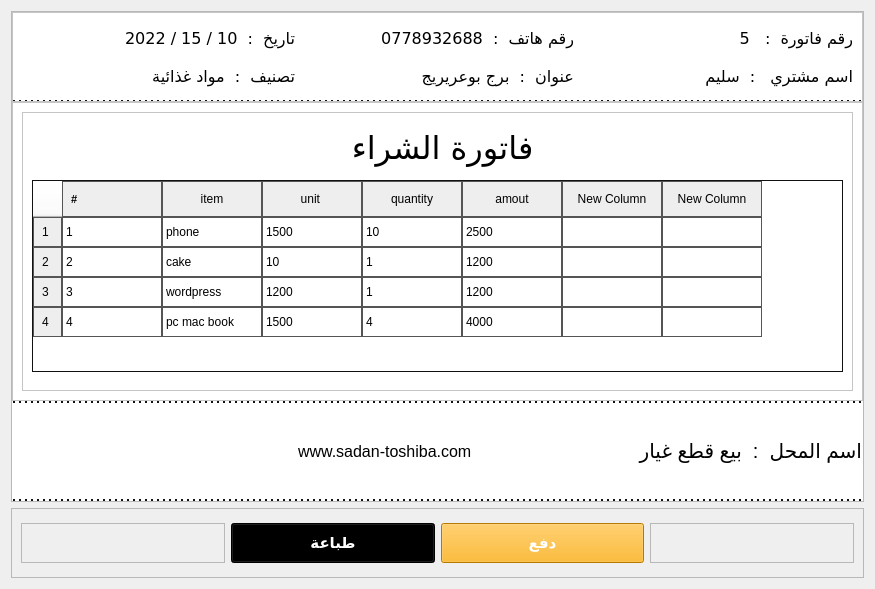
<?xml version="1.0" encoding="UTF-8"?>
<ui version="4.0">
 <class>Form</class>
 <widget class="QWidget" name="Form">
  <property name="geometry">
   <rect>
    <x>0</x>
    <y>0</y>
    <width>875</width>
    <height>589</height>
   </rect>
  </property>
  <property name="windowTitle">
   <string>طباعة الفتورة </string>
  </property>
  <property name="styleSheet">
   <string notr="true"/>
  </property>
  <layout class="QVBoxLayout" name="verticalLayout">
   <item>
    <widget class="QFrame" name="frame">
     <property name="frameShape">
      <enum>QFrame::StyledPanel</enum>
     </property>
     <property name="frameShadow">
      <enum>QFrame::Raised</enum>
     </property>
     <layout class="QGridLayout" name="gridLayout_5">
      <property name="leftMargin">
       <number>0</number>
      </property>
      <property name="topMargin">
       <number>0</number>
      </property>
      <property name="rightMargin">
       <number>0</number>
      </property>
      <property name="bottomMargin">
       <number>0</number>
      </property>
      <property name="spacing">
       <number>0</number>
      </property>
      <item row="0" column="0">
       <widget class="QFrame" name="frame_8">
        <property name="maximumSize">
         <size>
          <width>16777215</width>
          <height>90</height>
         </size>
        </property>
        <property name="styleSheet">
         <string notr="true">background-color: rgb(255, 255, 255);
border-bottom:2px dotted#111;</string>
        </property>
        <property name="frameShape">
         <enum>QFrame::StyledPanel</enum>
        </property>
        <property name="frameShadow">
         <enum>QFrame::Raised</enum>
        </property>
        <layout class="QGridLayout" name="gridLayout_3">
         <property name="leftMargin">
          <number>9</number>
         </property>
         <property name="topMargin">
          <number>9</number>
         </property>
         <property name="rightMargin">
          <number>9</number>
         </property>
         <property name="bottomMargin">
          <number>9</number>
         </property>
         <item row="0" column="2">
          <widget class="QLabel" name="label_6">
           <property name="font">
            <font>
             <family>Eras Bold ITC</family>
             <pointsize>12</pointsize>
            </font>
           </property>
           <property name="styleSheet">
            <string notr="true">border:0px;</string>
           </property>
           <property name="text">
            <string>رقم فاتورة  :   5</string>
           </property>
          </widget>
         </item>
         <item row="0" column="1">
          <widget class="QLabel" name="label_2">
           <property name="font">
            <font>
             <family>Eras Bold ITC</family>
             <pointsize>12</pointsize>
            </font>
           </property>
           <property name="styleSheet">
            <string notr="true">border:0px;</string>
           </property>
           <property name="text">
            <string>رقم هاتف  :  0778932688</string>
           </property>
          </widget>
         </item>
         <item row="0" column="0">
          <widget class="QLabel" name="label_9">
           <property name="font">
            <font>
             <family>Eras Bold ITC</family>
             <pointsize>12</pointsize>
            </font>
           </property>
           <property name="styleSheet">
            <string notr="true">border:0px;</string>
           </property>
           <property name="text">
            <string>تاريخ  :  10 / 15 / 2022</string>
           </property>
          </widget>
         </item>
         <item row="2" column="2">
          <widget class="QLabel" name="label">
           <property name="font">
            <font>
             <family>Eras Bold ITC</family>
             <pointsize>12</pointsize>
             <weight>50</weight>
             <bold>false</bold>
            </font>
           </property>
           <property name="styleSheet">
            <string notr="true">border:0px;</string>
           </property>
           <property name="text">
            <string>اسم مشتري   :  سليم </string>
           </property>
          </widget>
         </item>
         <item row="2" column="0">
          <widget class="QLabel" name="label_10">
           <property name="font">
            <font>
             <family>Eras Bold ITC</family>
             <pointsize>12</pointsize>
            </font>
           </property>
           <property name="styleSheet">
            <string notr="true">border:0px;</string>
           </property>
           <property name="text">
            <string>تصنيف  :  مواد غذائية </string>
           </property>
          </widget>
         </item>
         <item row="2" column="1">
          <widget class="QLabel" name="label_3">
           <property name="font">
            <font>
             <family>Eras Bold ITC</family>
             <pointsize>12</pointsize>
            </font>
           </property>
           <property name="styleSheet">
            <string notr="true">border:0px;</string>
           </property>
           <property name="text">
            <string>عنوان  :  برج بوعريريج</string>
           </property>
          </widget>
         </item>
        </layout>
       </widget>
      </item>
      <item row="1" column="0">
       <widget class="QFrame" name="frame_3">
        <property name="styleSheet">
         <string notr="true">background-color: rgb(255, 255, 255);</string>
        </property>
        <property name="frameShape">
         <enum>QFrame::StyledPanel</enum>
        </property>
        <property name="frameShadow">
         <enum>QFrame::Raised</enum>
        </property>
        <layout class="QHBoxLayout" name="horizontalLayout">
         <item>
          <widget class="QFrame" name="frame_2">
           <property name="sizePolicy">
            <sizepolicy hsizetype="Preferred" vsizetype="Preferred">
             <horstretch>0</horstretch>
             <verstretch>0</verstretch>
            </sizepolicy>
           </property>
           <property name="frameShape">
            <enum>QFrame::StyledPanel</enum>
           </property>
           <property name="frameShadow">
            <enum>QFrame::Raised</enum>
           </property>
           <layout class="QVBoxLayout" name="verticalLayout_2">
            <item>
             <widget class="QLabel" name="label_8">
              <property name="sizePolicy">
               <sizepolicy hsizetype="Preferred" vsizetype="Fixed">
                <horstretch>0</horstretch>
                <verstretch>0</verstretch>
               </sizepolicy>
              </property>
              <property name="maximumSize">
               <size>
                <width>16777215</width>
                <height>16777215</height>
               </size>
              </property>
              <property name="font">
               <font>
                <family>GulimChe</family>
                <pointsize>24</pointsize>
               </font>
              </property>
              <property name="text">
               <string>فاتورة الشراء </string>
              </property>
              <property name="alignment">
               <set>Qt::AlignCenter</set>
              </property>
             </widget>
            </item>
            <item>
             <widget class="QTableWidget" name="tableWidget">
              <property name="sizePolicy">
               <sizepolicy hsizetype="Minimum" vsizetype="Fixed">
                <horstretch>0</horstretch>
                <verstretch>0</verstretch>
               </sizepolicy>
              </property>
              <property name="minimumSize">
               <size>
                <width>0</width>
                <height>0</height>
               </size>
              </property>
              <property name="maximumSize">
               <size>
                <width>16777215</width>
                <height>16777215</height>
               </size>
              </property>
              <property name="styleSheet">
               <string notr="true">QTableWidget  {
border:1px solid#111;
background-color:#fff;

}
QTableWidget  ::section{
padding:8px;
border:1px solid#555;
background-color:#eee;
}

QTableWidget::item{
background-color:#fff;
border:1px solid#555;
width:150px;
}

QTableWidget QTableCornerButton::section{
background-color:transparent;
border:1px solid#fff;


}</string>
              </property>
              <property name="frameShape">
               <enum>QFrame::NoFrame</enum>
              </property>
              <property name="frameShadow">
               <enum>QFrame::Sunken</enum>
              </property>
              <property name="lineWidth">
               <number>1</number>
              </property>
              <property name="verticalScrollBarPolicy">
               <enum>Qt::ScrollBarAlwaysOff</enum>
              </property>
              <property name="horizontalScrollBarPolicy">
               <enum>Qt::ScrollBarAlwaysOff</enum>
              </property>
              <property name="autoScroll">
               <bool>false</bool>
              </property>
              <property name="verticalScrollMode">
               <enum>QAbstractItemView::ScrollPerItem</enum>
              </property>
              <property name="horizontalScrollMode">
               <enum>QAbstractItemView::ScrollPerItem</enum>
              </property>
              <property name="showGrid">
               <bool>false</bool>
              </property>
              <property name="gridStyle">
               <enum>Qt::NoPen</enum>
              </property>
              <property name="cornerButtonEnabled">
               <bool>true</bool>
              </property>
              <attribute name="horizontalHeaderShowSortIndicator" stdset="0">
               <bool>true</bool>
              </attribute>
              <row>
               <property name="text">
                <string>1</string>
               </property>
              </row>
              <row>
               <property name="text">
                <string>2</string>
               </property>
              </row>
              <row>
               <property name="text">
                <string>3</string>
               </property>
              </row>
              <row>
               <property name="text">
                <string>4</string>
               </property>
              </row>
              <column>
               <property name="text">
                <string>#</string>
               </property>
               <property name="toolTip">
                <string/>
               </property>
               <property name="whatsThis">
                <string/>
               </property>
               <property name="font">
                <font>
                 <pointsize>8</pointsize>
                 <weight>75</weight>
                 <bold>true</bold>
                </font>
               </property>
               <property name="textAlignment">
                <set>AlignLeading|AlignVCenter</set>
               </property>
              </column>
              <column>
               <property name="text">
                <string>item</string>
               </property>
              </column>
              <column>
               <property name="text">
                <string>unit </string>
               </property>
              </column>
              <column>
               <property name="text">
                <string>quantity</string>
               </property>
              </column>
              <column>
               <property name="text">
                <string>amout</string>
               </property>
              </column>
              <column>
               <property name="text">
                <string>New Column</string>
               </property>
              </column>
              <column>
               <property name="text">
                <string>New Column</string>
               </property>
              </column>
              <item row="0" column="0">
               <property name="text">
                <string>1</string>
               </property>
              </item>
              <item row="0" column="1">
               <property name="text">
                <string>phone </string>
               </property>
              </item>
              <item row="0" column="2">
               <property name="text">
                <string>1500</string>
               </property>
              </item>
              <item row="0" column="3">
               <property name="text">
                <string>10</string>
               </property>
              </item>
              <item row="0" column="4">
               <property name="text">
                <string>2500</string>
               </property>
              </item>
              <item row="1" column="0">
               <property name="text">
                <string>2</string>
               </property>
              </item>
              <item row="1" column="1">
               <property name="text">
                <string>cake </string>
               </property>
              </item>
              <item row="1" column="2">
               <property name="text">
                <string>10</string>
               </property>
              </item>
              <item row="1" column="3">
               <property name="text">
                <string>1</string>
               </property>
              </item>
              <item row="1" column="4">
               <property name="text">
                <string>1200</string>
               </property>
              </item>
              <item row="2" column="0">
               <property name="text">
                <string>3</string>
               </property>
              </item>
              <item row="2" column="1">
               <property name="text">
                <string>wordpress</string>
               </property>
              </item>
              <item row="2" column="2">
               <property name="text">
                <string>1200</string>
               </property>
              </item>
              <item row="2" column="3">
               <property name="text">
                <string>1</string>
               </property>
              </item>
              <item row="2" column="4">
               <property name="text">
                <string>1200</string>
               </property>
              </item>
              <item row="3" column="0">
               <property name="text">
                <string>4</string>
               </property>
              </item>
              <item row="3" column="1">
               <property name="text">
                <string>pc mac book </string>
               </property>
              </item>
              <item row="3" column="2">
               <property name="text">
                <string>1500</string>
               </property>
              </item>
              <item row="3" column="3">
               <property name="text">
                <string>4</string>
               </property>
              </item>
              <item row="3" column="4">
               <property name="text">
                <string>4000</string>
               </property>
              </item>
             </widget>
            </item>
           </layout>
          </widget>
         </item>
        </layout>
       </widget>
      </item>
      <item row="2" column="0">
       <widget class="QFrame" name="frame_4">
        <property name="maximumSize">
         <size>
          <width>16777215</width>
          <height>100</height>
         </size>
        </property>
        <property name="styleSheet">
         <string notr="true">background-color: rgb(255, 255, 255);
border-top:2px dotted#111;
border-bottom:2px dotted#111;</string>
        </property>
        <property name="frameShape">
         <enum>QFrame::StyledPanel</enum>
        </property>
        <property name="frameShadow">
         <enum>QFrame::Raised</enum>
        </property>
        <layout class="QGridLayout" name="gridLayout_4">
         <property name="leftMargin">
          <number>0</number>
         </property>
         <property name="topMargin">
          <number>0</number>
         </property>
         <property name="rightMargin">
          <number>0</number>
         </property>
         <property name="bottomMargin">
          <number>0</number>
         </property>
         <item row="0" column="0">
          <widget class="QLabel" name="label_4">
           <property name="styleSheet">
            <string notr="true">border:0px;</string>
           </property>
           <property name="text">
            <string/>
           </property>
           <property name="pixmap">
            <pixmap resource="icons.qrc">:/icon/user.png</pixmap>
           </property>
           <property name="alignment">
            <set>Qt::AlignLeading|Qt::AlignLeft|Qt::AlignVCenter</set>
           </property>
          </widget>
         </item>
         <item row="0" column="1">
          <widget class="QLabel" name="label_7">
           <property name="font">
            <font>
             <pointsize>12</pointsize>
            </font>
           </property>
           <property name="styleSheet">
            <string notr="true">border:0px;</string>
           </property>
           <property name="text">
            <string>www.sadan-toshiba.com</string>
           </property>
          </widget>
         </item>
         <item row="0" column="2">
          <widget class="QLabel" name="label_5">
           <property name="font">
            <font>
             <pointsize>15</pointsize>
            </font>
           </property>
           <property name="styleSheet">
            <string notr="true">border:0px;</string>
           </property>
           <property name="text">
            <string>اسم المحل  :  بيع قطع غيار </string>
           </property>
          </widget>
         </item>
        </layout>
       </widget>
      </item>
     </layout>
    </widget>
   </item>
   <item>
    <widget class="QFrame" name="frame_5">
     <property name="maximumSize">
      <size>
       <width>16777215</width>
       <height>70</height>
      </size>
     </property>
     <property name="frameShape">
      <enum>QFrame::StyledPanel</enum>
     </property>
     <property name="frameShadow">
      <enum>QFrame::Raised</enum>
     </property>
     <layout class="QGridLayout" name="gridLayout">
      <item row="0" column="2">
       <widget class="QPushButton" name="pushButton_14">
        <property name="font">
         <font>
          <family>MingLiU_HKSCS</family>
          <pointsize>11</pointsize>
          <weight>75</weight>
          <bold>true</bold>
         </font>
        </property>
        <property name="layoutDirection">
         <enum>Qt::LeftToRight</enum>
        </property>
        <property name="styleSheet">
         <string notr="true">background-color: rgb(255, 170, 0);
color: rgb(255, 255, 255);
padding:10px;
</string>
        </property>
        <property name="text">
         <string>دفع</string>
        </property>
        <property name="icon">
         <iconset resource="icons.qrc">
          <normaloff>:/icon/mony.png</normaloff>:/icon/mony.png</iconset>
        </property>
        <property name="iconSize">
         <size>
          <width>28</width>
          <height>28</height>
         </size>
        </property>
       </widget>
      </item>
      <item row="0" column="1">
       <widget class="QPushButton" name="pushButton_13">
        <property name="font">
         <font>
          <pointsize>11</pointsize>
          <weight>75</weight>
          <bold>true</bold>
         </font>
        </property>
        <property name="layoutDirection">
         <enum>Qt::LeftToRight</enum>
        </property>
        <property name="styleSheet">
         <string notr="true">background-color: rgb(0, 0, 0);
color: rgb(255, 255, 255);
padding:10px;
</string>
        </property>
        <property name="text">
         <string>طباعة</string>
        </property>
        <property name="icon">
         <iconset resource="icons.qrc">
          <normaloff>:/icon/print.png</normaloff>:/icon/print.png</iconset>
        </property>
        <property name="iconSize">
         <size>
          <width>23</width>
          <height>23</height>
         </size>
        </property>
       </widget>
      </item>
      <item row="0" column="0">
       <widget class="QFrame" name="frame_6">
        <property name="frameShape">
         <enum>QFrame::StyledPanel</enum>
        </property>
        <property name="frameShadow">
         <enum>QFrame::Raised</enum>
        </property>
       </widget>
      </item>
      <item row="0" column="3">
       <widget class="QFrame" name="frame_7">
        <property name="frameShape">
         <enum>QFrame::StyledPanel</enum>
        </property>
        <property name="frameShadow">
         <enum>QFrame::Raised</enum>
        </property>
       </widget>
      </item>
     </layout>
    </widget>
   </item>
  </layout>
 </widget>
 <resources>
  <include location="icons.qrc"/>
 </resources>
 <connections/>
</ui>
